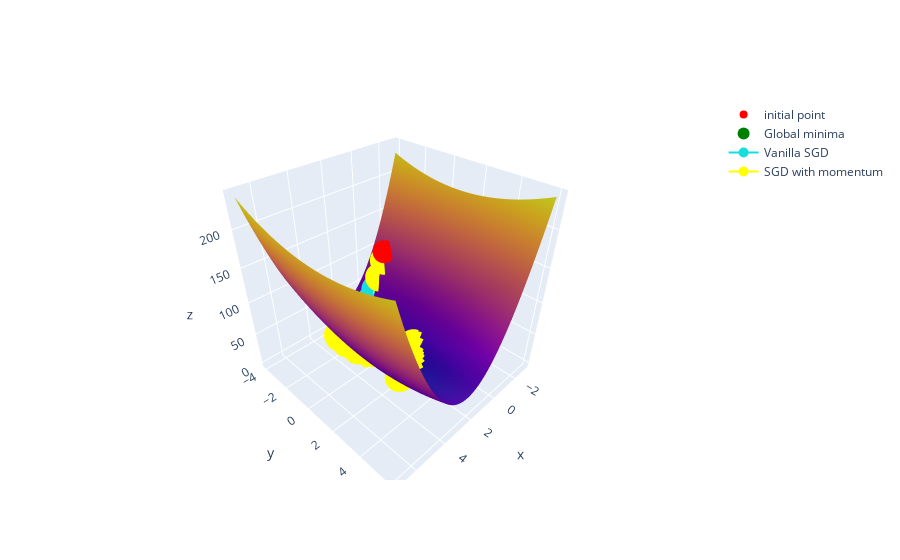

Notebook code cell kept with this figure:
### Code cell
path_vanilla_SGD = go.Scatter3d(
  x = W_white,
  y = B_white,
  z = L_white,
  mode = 'markers+lines',
  marker = dict(color='rgb(23,222,222)',size = 10),
  name = 'Vanilla SGD'
)

figure = go.Figure(data=[cost_scatter,init_param,global_minima,path_vanilla_SGD,path_SGD_with_momentum])
figure.show()

### Figure 1 — Plotly figure (JSON) as saved in the notebook; plotly's stock layout.template omitted (floating-point values rounded to 4 significant figures; data arrays with more than 128 entries replaced by an {"elided": "..."} marker saying what was removed)
{"data": [{"name": "Cost function landscape", "showscale": false, "type": "surface", "x": {"elided": "100x100 float values"}, "y": {"elided": "100x100 float values"}, "z": {"elided": "100x100 float values"}}, {"marker": {"color": "red", "size": 8}, "mode": "markers", "name": "initial point", "type": "scatter3d", "x": [-1], "y": [-3], "z": [103.1]}, {"marker": {"color": "green", "size": 12}, "mode": "markers", "name": "Global minima", "type": "scatter3d", "x": [2.051], "y": [1.051], "z": [0.02331]}, {"marker": {"color": "rgb(23,222,222)", "size": 10}, "mode": "markers+lines", "name": "Vanilla SGD", "type": "scatter3d", "x": [-1, -0.5076, -0.09718, 0.2449, 0.5301, 0.7679, 0.9661, 1.131, 1.269, 1.384, 1.48, 1.56, 1.627, 1.683, 1.73, 1.769, 1.801, 1.829, 1.851, 1.871, 1.887, 1.9, 1.912, 1.921, 1.929, 1.936, 1.942, 1.947, 1.951, 1.955], "y": [-3, -2.926, -2.852, -2.78, -2.708, -2.636, -2.566, -2.497, -2.429, -2.362, -2.296, -2.231, -2.167, -2.104, -2.043, -1.983, -1.923, -1.865, -1.808, -1.752, -1.698, -1.644, -1.591, -1.54, -1.489, -1.439, -1.391, -1.343, -1.296, -1.25], "z": [88.66, 65.89, 49.91, 38.65, 30.68, 24.99, 20.89, 17.91, 15.71, 14.05, 12.77, 11.76, 10.95, 10.28, 9.704, 9.204, 8.759, 8.357, 7.987, 7.644, 7.323, 7.021, 6.734, 6.461, 6.202, 5.953, 5.716, 5.488, 5.27, 5.061]}, {"marker": {"color": "yellow", "size": 10}, "mode": "markers+lines", "name": "SGD with momentum", "type": "scatter3d", "x": [-1, -0.5076, 0.346, 1.383, 2.411, 3.262, 3.811, 3.997, 3.827, 3.366, 2.719, 2.015, 1.376, 0.905, 0.6629, 0.6681, 0.8957, 1.286, 1.757, 2.224, 2.609, 2.856, 2.937, 2.857, 2.644, 2.347, 2.024, 1.732, 1.516, 1.403], "y": [-3, -2.926, -2.786, -2.587, -2.338, -2.046, -1.72, -1.369, -1.001, -0.6264, -0.2539, 0.1078, 0.4512, 0.77, 1.059, 1.316, 1.538, 1.724, 1.877, 1.996, 2.083, 2.141, 2.173, 2.18, 2.164, 2.127, 2.073, 2.003, 1.919, 1.824], "z": [88.66, 65.89, 35.9, 15.61, 12.83, 23.33, 35.73, 39.83, 32.58, 18.64, 6.064, 0.8005, 3.476, 10.0, 14.93, 14.98, 10.58, 4.884, 1.302, 1.365, 4.132, 7.212, 8.482, 7.312, 4.662, 2.198, 1.151, 1.657, 2.889, 3.744]}], "layout": {}}
